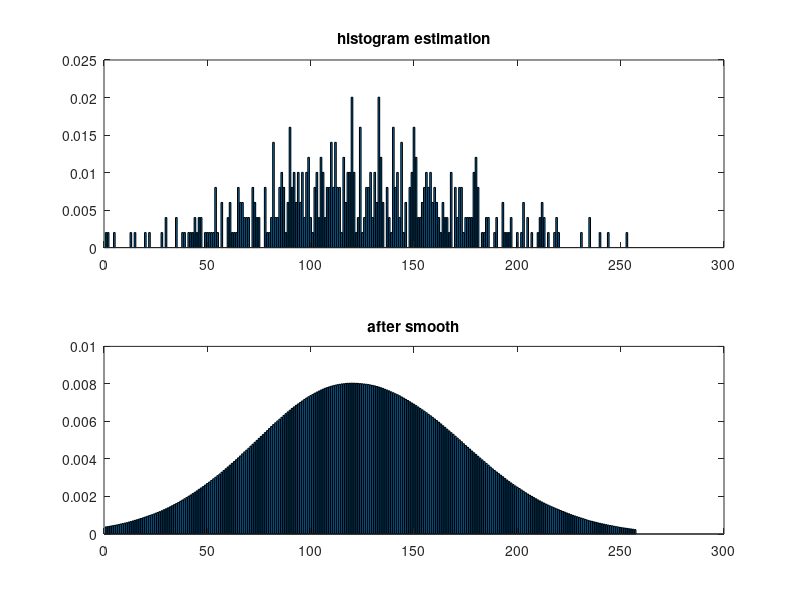

This figure's MATLAB source:
close all
ri = round(randn(500, 1)*100 + 50);
nb_UniQueD = numel(unique(ri));
minScore = min(ri(:)) - 1;
maxScore = max(ri(:)) - 1;
scoreStd = std(ri);
sigma = 1.44 * scoreStd * nb_UniQueD^(-1/5);   %oversmoothed bandwidth
%sigma = 1.06 * scoreStd * numel(ri)^(-1/5);    %normal referebce bandwidth
numBins = min(256, 10 * nb_UniQueD/2);
Sp = linspace(minScore, maxScore, numBins + 1);
H = histc(ri, Sp);
Hraw = H / sum(H);
figure;
subplot(211);
bar(Hraw);
title('histogram estimation')
discrFactor = (maxScore - minScore) / numBins;
kerSize = round(5 * sigma / discrFactor);
if kerSize(1) < 3
    kerSize(1) = 3.0;
end
kerSize = double(kerSize);
K = fspecial('gaussian', [kerSize 1], double(sigma/discrFactor));
H = conv(Hraw, K, 'same');
H = H + 1e-10;
H = H ./ sum(H);
subplot(212)
bar(H);
title('after smooth')